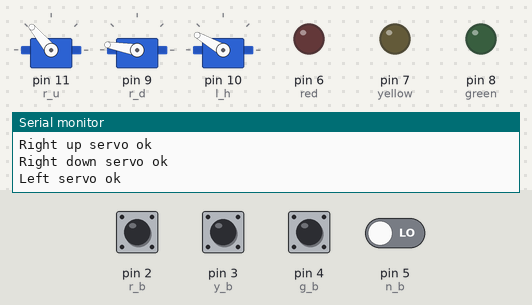
Recording of a sketch running on a simulated Arduino Uno, built with avr-gcc and run on an emulated ATmega328P. Shown: 3 × servo, output pins drawn as LEDs (lit = HIGH), the last lines printed to the serial monitor. The inputs (shaded band) are chosen by the test bench; at power-on: pin 2 (r_b), pin 3 (y_b), pin 4 (g_b) HIGH, pin 5 (n_b) LOW.

Above: at 2.7 s.
2.8 s: pin 2 (r_b) pulled LOW for 0.15 s
At 4.3 s:
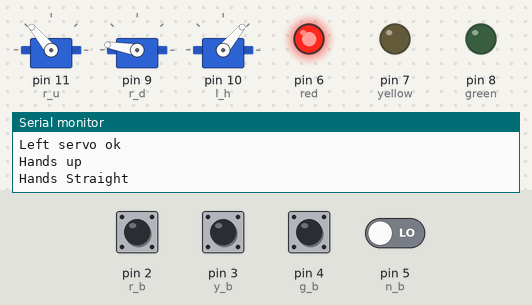
4.6 s: pin 4 (g_b) pulled LOW for 0.15 s
At 5.9 s:
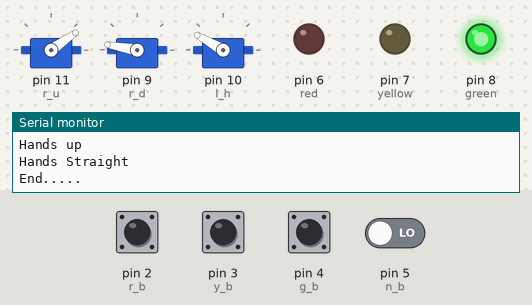
7.6 s: pin 3 (y_b) pulled LOW for 0.15 s
At 8.8 s:
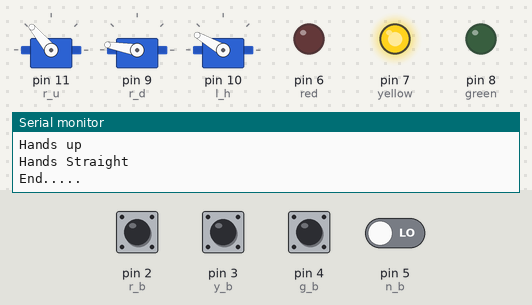
9.2 s: pin 2 (r_b) pulled LOW for 1 s
At 9.45 s:
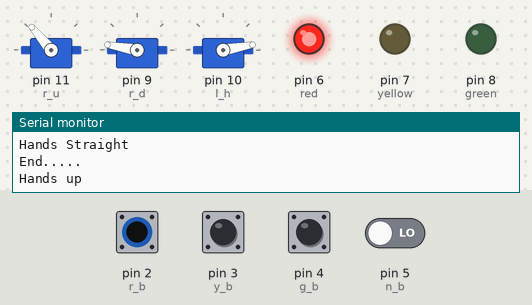
12.2 s: pin 3 (y_b) pulled LOW for 1 s
At 12.3 s:
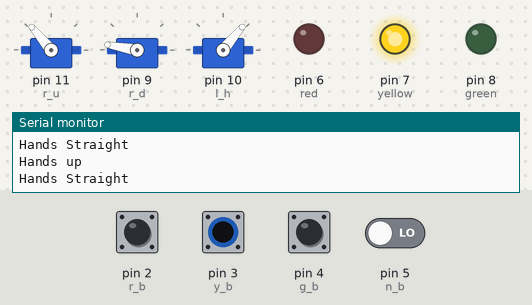
14.7 s: pin 4 (g_b) pulled LOW for 1 s
At 14.95 s:
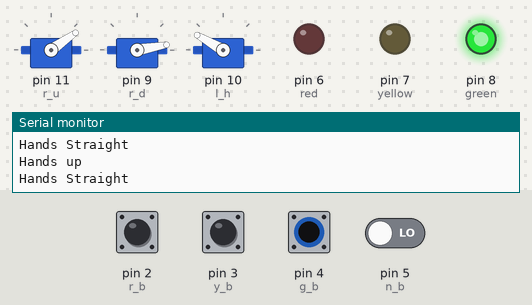
Timing chart, 0 to 17.7 s (numbered marks = the images above; inputs shaded):
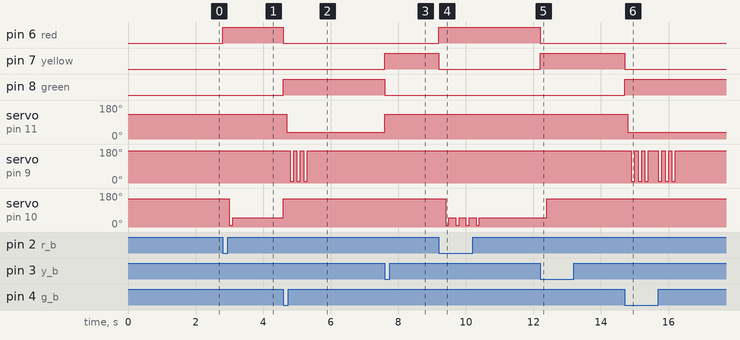

Measured:
- after the input at 2.8 s, pin 6 (red): LOW → HIGH at once; servo on pin 10 (l_h): 150° → 10° after 0.20 s, → 50° 0.10 s later
- after the input at 4.6 s, pin 6 (red): HIGH → LOW at once; pin 8 (green): LOW → HIGH at once; servo on pin 11 (r_u): 130° → 35° after 0.10 s; servo on pin 9 (r_d): alternates 170° for 0.10 s and 10° for 0.10 s, 6 changes in all, then stays 170°, starting after 0.20 s; servo on pin 10 (l_h): 50° → 150° at once
- after the input at 7.6 s, pin 7 (yellow): LOW → HIGH at once; pin 8 (green): HIGH → LOW at once; servo on pin 11 (r_u): 35° → 130° at once
- after the input at 9.2 s, pin 6 (red): LOW → HIGH at once; pin 7 (yellow): HIGH → LOW at once; servo on pin 10 (l_h): alternates 50° for 0.20 s and 10° for 0.10 s, 8 changes in all, then stays 50°, starting after 0.20 s
- after the input at 12.2 s, pin 6 (red): HIGH → LOW at once; pin 7 (yellow): LOW → HIGH at once; servo on pin 10 (l_h): 50° → 150° after 0.20 s
- after the input at 14.7 s, pin 7 (yellow): HIGH → LOW at once; pin 8 (green): LOW → HIGH at once; servo on pin 11 (r_u): 130° → 35° after 0.10 s; servo on pin 9 (r_d): 170° → 10° after 0.20 s, → 170° 0.10 s later, → 10° 0.10 s later, → 170° 0.10 s later, … (12 changes in this stretch)

The sketch:

Traffic.ino
```cpp
//150
//10
//50
//130
//35
//170
//10


#include<Servo.h>
const char r_b = 2;
const char y_b = 3;
const char g_b = 4;
const char n_b = 5;
int red = 6;
int yellow = 7;
int green = 8;

bool r_p = false;
bool y_p = false;
bool g_p = false;
bool n_p = false;

Servo r_u;
Servo r_d;
Servo l_h;

void setup(){
  Serial.begin(9600);
  pinMode(r_b, INPUT_PULLUP);
  pinMode(y_b, INPUT_PULLUP);
  pinMode(g_b, INPUT_PULLUP);
  pinMode(red, OUTPUT);
  pinMode(yellow, OUTPUT);
  pinMode(green, OUTPUT);

  r_u.attach(11);// right hand pin
  r_u.write(130);
  Serial.println("Right up servo ok");
  delay(500);
  r_d.attach(9);// right elbow pin
  r_d.write(170);
  Serial.println("Right down servo ok");
  delay(500);
  l_h.attach(10);//left hand pin
  l_h.write(150);
  Serial.println("Left servo ok");
  delay(500);
}

void loop(){
  bool r_bs = digitalRead(r_b);
  bool y_bs = digitalRead(y_b);
  bool g_bs = digitalRead(g_b);
  bool n_bs = digitalRead(n_b);
  if (r_bs == r_p)
  {
    digitalWrite(red, HIGH);
    digitalWrite(yellow, LOW);
    digitalWrite(green, LOW);
    r_u.write(130);
    delay(100);
    r_d.write(170);
    delay(100);
    l_h.write(10);
    Serial.println("Hands up");
    delay(100);
    l_h.write(50);
    Serial.println("Hands Straight");
  }

  else if (y_bs == y_p)
  {
    digitalWrite(red, LOW);
    digitalWrite(yellow, HIGH);
    digitalWrite(green, LOW);
    r_u.write(130);
    delay(100);
    r_d.write(170);
    delay(100);
    l_h.write(150);
    delay(100);
  }
  else if (g_bs == g_p)
  {
    digitalWrite(red, LOW);
    digitalWrite(yellow, LOW);
    digitalWrite(green, HIGH);
    l_h.write(150);
    delay(100);
    r_u.write(35);
    delay(100);
    r_d.write(10);
    delay(100);
    r_d.write(170);
    delay(100);
    r_d.write(10);
    delay(100);
    r_d.write(170);
    delay(100);
    r_d.write(10);
    delay(100);
    r_d.write(170);
    delay(100);
    Serial.println("End.....");
  }
}
```
